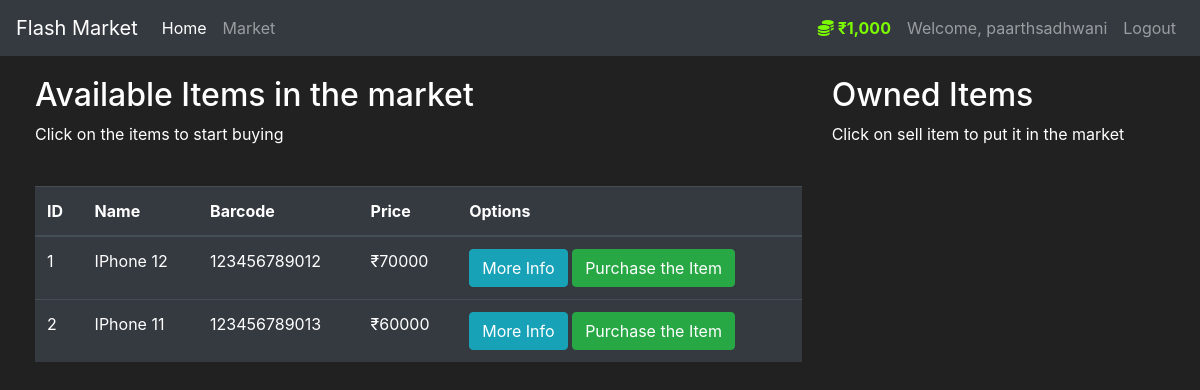
/market (signed in), run on an earlier commit of the app's database.
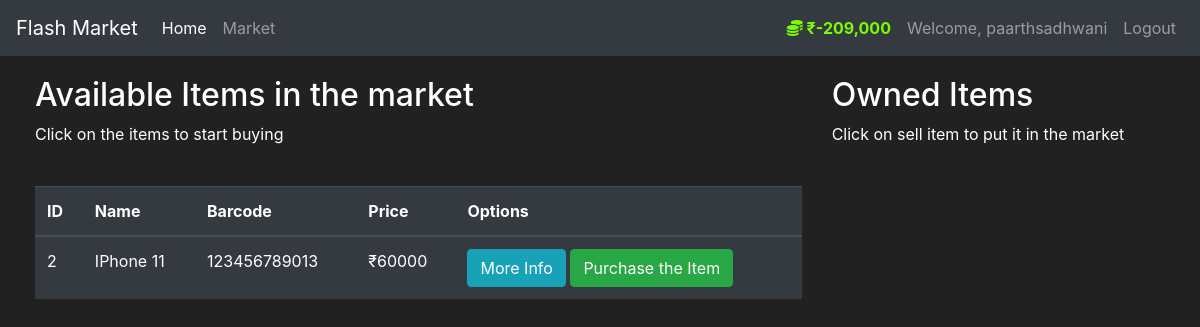
And on a later commit of the database.
### market/models.py (models this page shows, shortened)
class User(db.Model, UserMixin):
    id = db.Column(db.Integer(), primary_key=True)
    username = db.Column(db.String(length=30), nullable=False, unique=True)
    email_address = db.Column(db.String(length=50),
                              nullable=False, unique=True)
    password_hash = db.Column(db.String(length=60), nullable=False)
    budget = db.Column(db.Integer(), nullable=False, default=1000)
    items = db.relationship('Item', backref='owned_user', lazy=True)
    @property
    def prettier_budget(self):
        if len(str(self.budget)) >= 4:
            return f'₹{str(self.budget)[:-3]},{str(self.budget)[-3:]}'
        else:
            return f'₹{self.budget}'
    @property
    def password(self):
        return self.password

class Item(db.Model):
    id = db.Column(db.Integer(), primary_key=True)
    name = db.Column(db.String(length=30), nullable=False, unique=True)
    price = db.Column(db.Integer(), nullable=False)
    barcode = db.Column(db.String(length=12), nullable=False, unique=True)
    description = db.Column(db.String(length=1024),
                            nullable=False, unique=True)
    owner = db.Column(db.Integer(), db.ForeignKey('user.id'))

### market/routes.py (the view, shortened to what this page needs)
@app.route('/market', methods=['GET', 'POST'])
@login_required
def market():
    purchase_form = PurchaseItemForm()
    if request.method == 'GET':
        items = Item.query.filter_by(owner=None)
        return render_template('market.html', items=items, purchase_form=purchase_form)

### market/models.py (called while the page is built)
@login_manager.user_loader
def load_user(user_id):
    return User.query.get(int(user_id))

### market/templates/market.html (shortened to what this page needs)
{% extends 'base.html' %}
{% block content %}
<div class='row' style='margin-top: 20px; margin-left: 20px'>
    <div class='col-8'>
        <h2>Available Items in the market</h2>
        <p>Click on the items to start buying</p>
        <br>
        <table class="table table-hover table-dark">
            <thead>
                <tr>
                    <th scope="col">ID</th>
                    <th scope="col">Name</th>
                    <th scope="col">Barcode</th>
                    <th scope="col">Price</th>
                    <th scope="col">Options</th>
                </tr>
            </thead>
            <tbody>
                {% for item in items %}
                    <tr>
                        <td>{{item.id}}</td>
                        <td>{{item.name}}</td>
                        <td>{{item.barcode}}</td>
                        <td>₹{{item.price}}</td>
                        <td>
                            <button class="btn btn-outline btn-info" data-toggle='modal' data-target="#Modal-MoreInfo-{{ item.id }}">More Info</button>
                            <button class="btn btn-outline btn-success" data-toggle='modal' data-target="#Modal-PurchaseConfirm-{{ item.id }}">Purchase the Item</button>
                        </td>
                    </tr>
                {% endfor %}
            </tbody>
        </table>
    </div>
    <div class='col-4'>
        <h2>Owned Items</h2>
        <p>Click on sell item to put it in the market</p>
        <br>
    </div>
</div>
{% endblock %}

### market/templates/base.html (shortened to what this page needs)
<!doctype html>
<html lang="en">
   <head>
      <link rel="stylesheet" href="https://cdn.jsdelivr.net/npm/bootstrap@4.5.3/dist/css/bootstrap.min.css">
   </head>
   <body>
    <nav class="navbar navbar-expand-md navbar-dark bg-dark">
        <a class="navbar-brand" href="#">Flash Market</a>
        <div class="collapse navbar-collapse" id="navbarNav">
            <ul class="navbar-nav mr-auto">
                <li class="nav-item active">
                    <a class="nav-link" href="{{ url_for('index') }}">Home <span class="sr-only">(current)</span></a>
                </li>
                <li class="nav-item">
                    <a class="nav-link" href="{{ url_for('market') }}">Market</a>
                </li>
            </ul>
            {% if current_user.is_authenticated %}
                <ul class="navbar-nav">
                    <li class="nav-item">
                        <a class="nav-link" style='color:lawngreen; font-weight: bold;'>
                            <i class='fas fa-coins'></i>
                            {{ current_user.prettier_budget }}
                        </a>
                    </li>
                    <li class="nav-item">
                        <a class="nav-link">Welcome, {{ current_user.username }}</a>
                    </li>
                    <li class="nav-item">
                        <a class="nav-link" href="{{ url_for('logout') }}">Logout</a>
                    </li>
                </ul>
            {% endif %}
        </div>
    </nav>
    {% block content %}
    {% endblock %}
   </body>
</html>

### market/templates/base.html (style rules this page uses)
body { background-color: #212121; color: white }

What changed in the data, as far as the page shows it:
no longer on this page (row edited): Item: id "1", name "IPhone 12", barcode "123456789012", price "70000"
changed User "paarthsadhwani": prettier_budget "₹1,000" → "₹-209,000"
